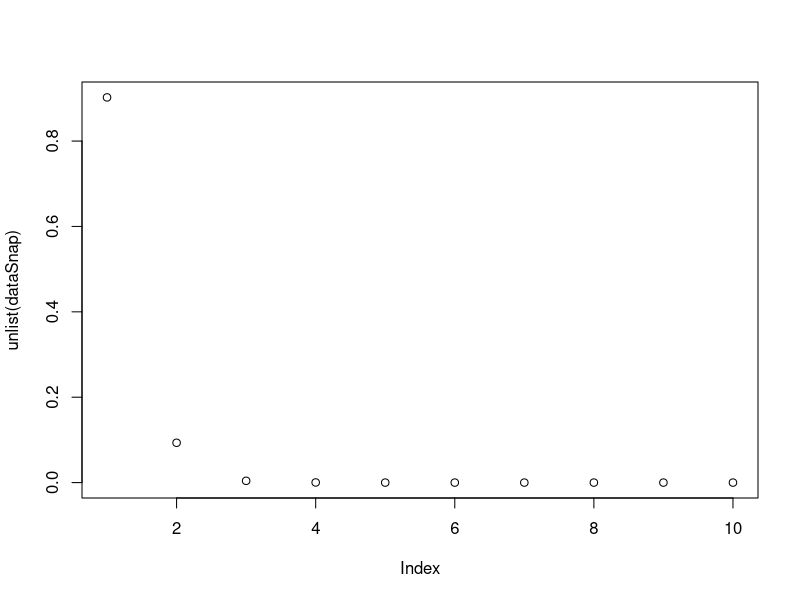
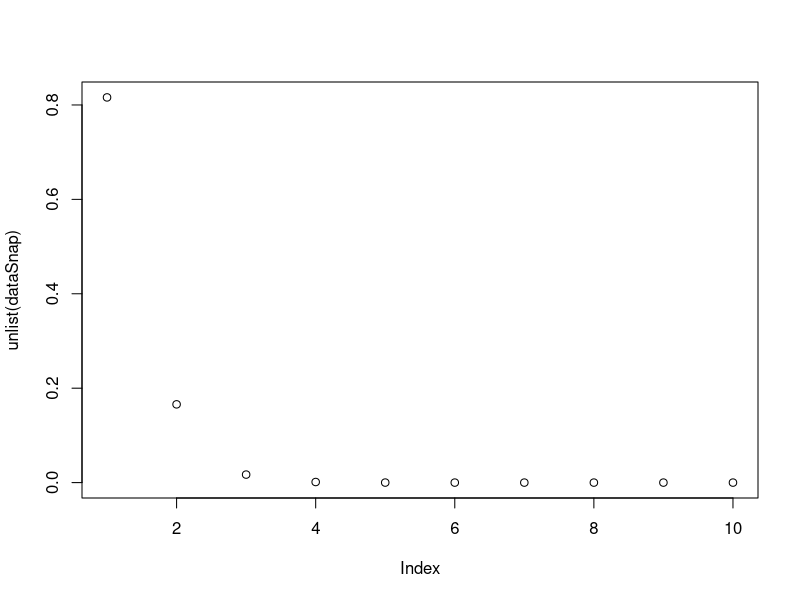
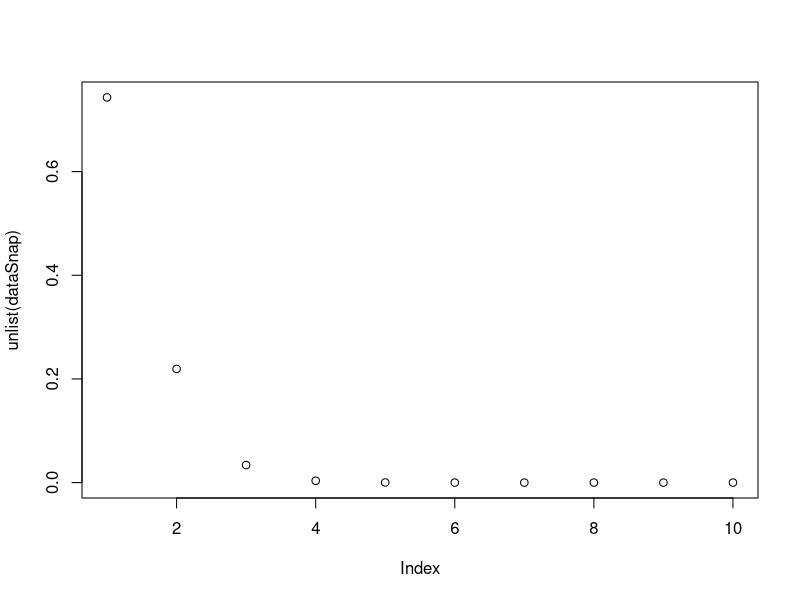
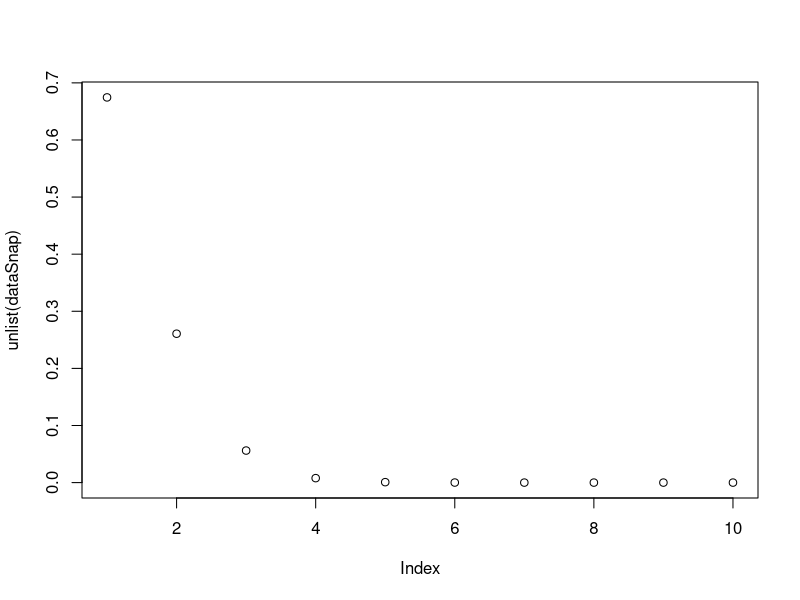
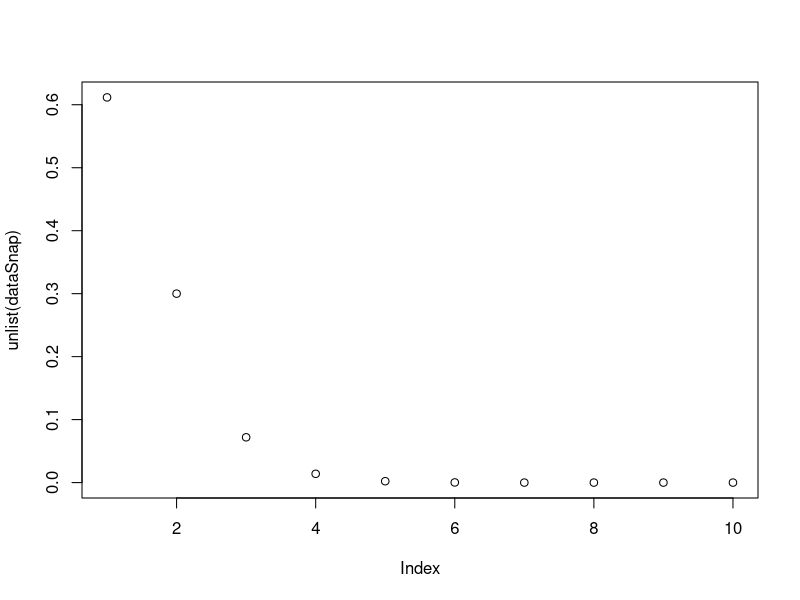
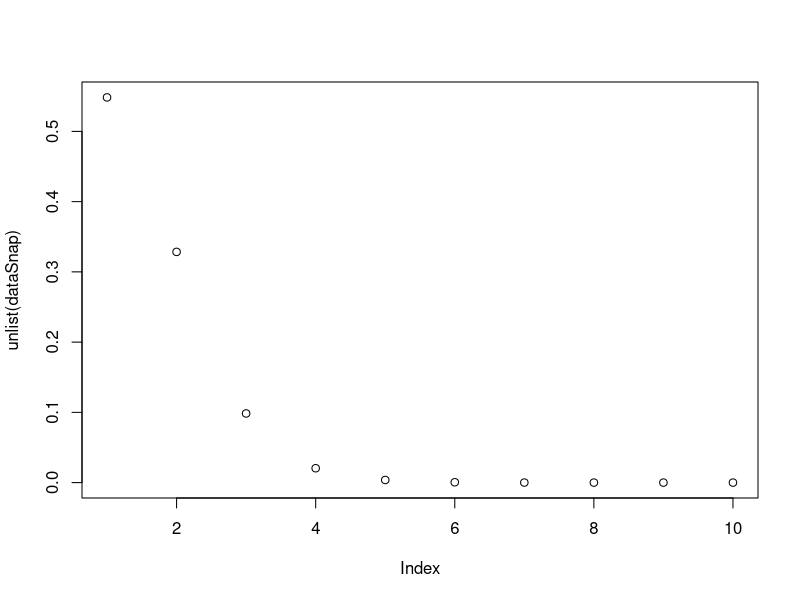
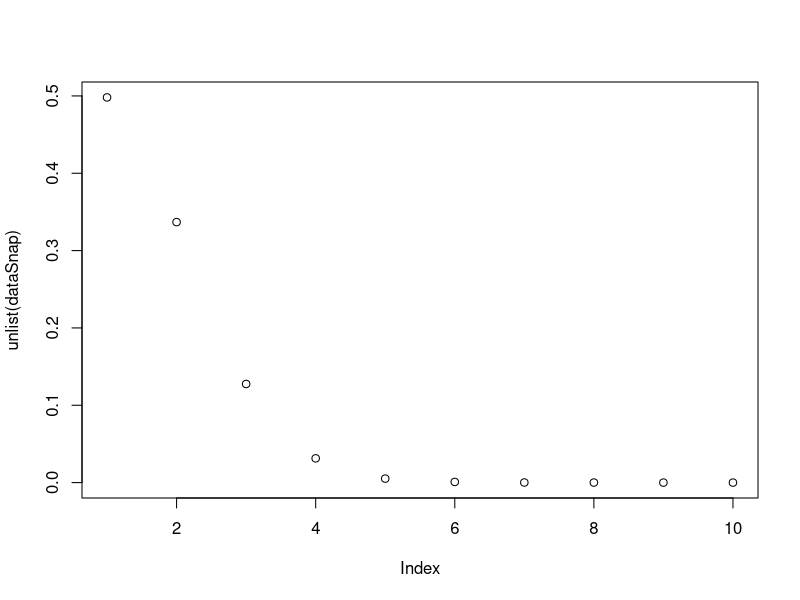
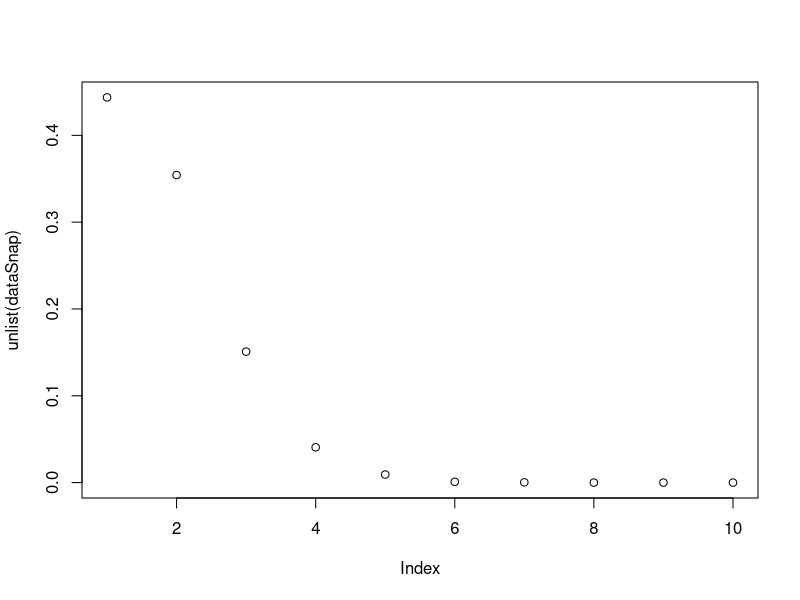

R code for these plots, in order:
rm(list=ls())

data = read.csv("336252458406531_Populations.txt", head = F, sep = "\t")
normVal = data$V2[1]

i = 2
while(i < nrow(data)){

	dataSnap = data[i, 2:(ncol(data) - 1)]

	dataSnap = dataSnap / normVal


	if( dataSnap[ncol(dataSnap)] != 0){

		break
	}

#	dataSnap = log(dataSnap)

	plot(unlist(dataSnap))

	i = i + 1
}


